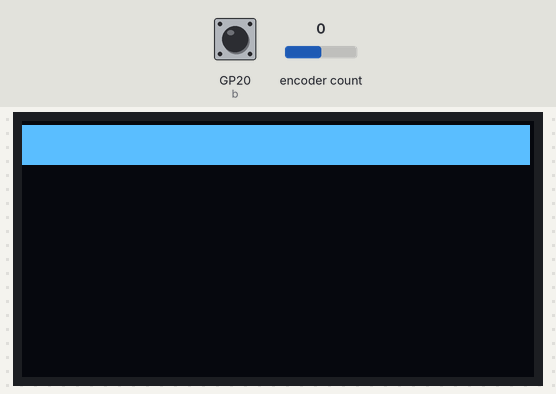
The program below on a simulated Raspberry Pi Pico running MicroPython. On the bench: 128×64 one-colour display. The test bench sets the inputs (shaded band); at power-on: encoder count 0, GP20 (b) HIGH. Library files of the repository ran but are not shown: ssd1306.py; what the program prints to the serial console is not drawn.

Above: at 1.2 s.
1.3 s: encoder count set to 1
At 2.5 s:
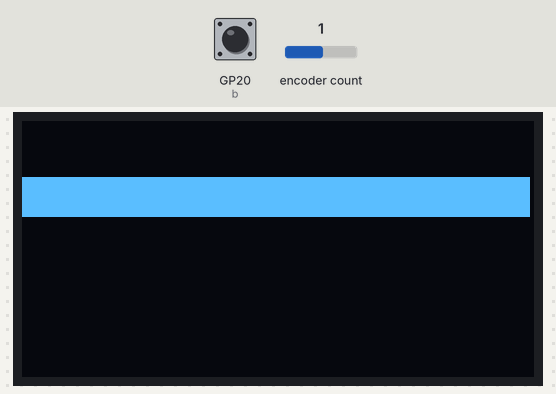
2.8 s: encoder count set to 2
At 3.8 s:
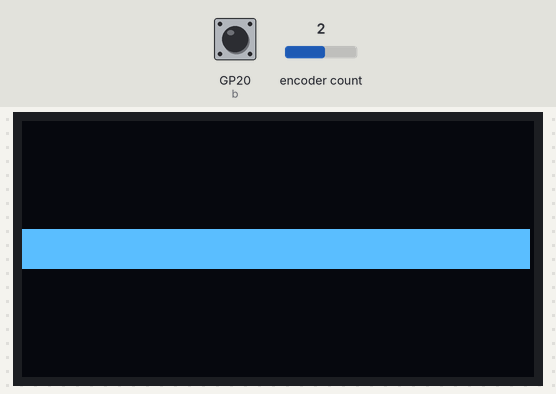
4.3 s: encoder count set to 3
At 5.0 s:
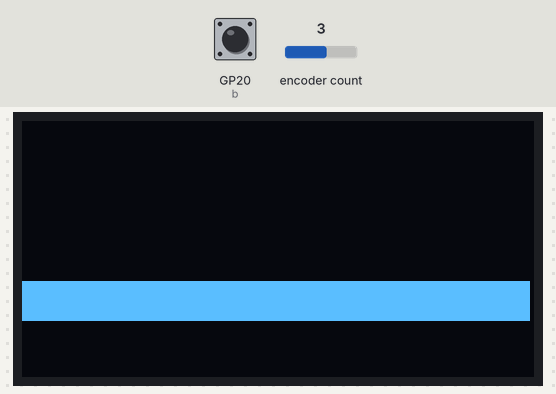
Timing chart, 0 to 7.3 s (numbered marks = the images above; inputs shaded):
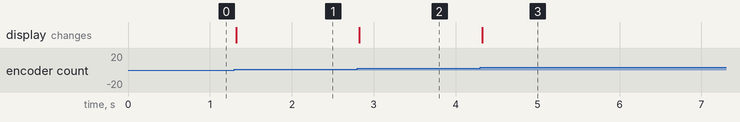

Measured:
- after the input at 1.3 s, the display: changes at once (image 1)
- after the input at 2.8 s, the display: changes at once (image 2)
- after the input at 4.3 s, the display: changes at once (image 3)

The program:

menu_encoder_filled_rects.py
```python
"""
Menu Encoder Filled Rectangles: A menu system example

Move a selection box using an encoder.
Try to rotate the encoder. You will be able to move the rectangle on the y axis of the screen.
When the button is pressed, the rectangle will move back to the first line.
A height of 10 is used to put text inside the rectangle.

Wiring:
OLED 128x64
OLED SDA to GP16
OLED SCL to GP17
OLED VCC to 3.3V or 5V (VBUS)
OLED GND to GND

Encoder (no breakout board)
ROT Pin 1 to GP19
ROT Pin 2 to GND
ROT Pin 3 to GP18
SW Pin 1 to GND
SW Pin 2 to GP20
"""
import machine
from ssd1306 import SSD1306_I2C
from rotary_irq_rp2 import RotaryIRQ
from mp_button import Button

# Hardware I2C using I2C0
i2c = machine.I2C(0, sda=machine.Pin(16), scl=machine.Pin(17))

# Scan I2C for device(s), prints list of device address(es)
print(i2c.scan())

# 128x64 OLED Display
display = SSD1306_I2C(128, 64, i2c)

r = RotaryIRQ(pin_num_clk=18,
              pin_num_dt=19,
              min_val=0,
              max_val=4,
              reverse=False,
              pull_up=True,
              range_mode=RotaryIRQ.RANGE_BOUNDED)


def button_action(pin, event):
    # set rotary value back to 0 when button is pressed
    if event == Button.PRESSED:
        r.set(value=0)


b = Button(20, internal_pullup=True, callback=button_action)

r.set(value=0)
val_old = -1


def display_menu_line_rect(y_pos=0):
    """The display can handle a max of 5 menu options from y_pos 0 to 4"""
    if y_pos < 0:
        y_pos = 1
    elif y_pos == 0:
        y_pos = 1
    elif y_pos > 0:
        y_pos = (y_pos * 13) + 1
    elif y_pos >= 5:
        print("Rect y_pos exceeded screen bounds")
        y_pos = 53
    display.fill_rect(0, y_pos, 127, 10, 1)


# loop
while True:
    val_new = r.value()
    b.update()

    # move the rectangle selection box when the encoder value has changed
    if val_old != val_new:
        val_old = val_new
        display.fill(0)  # color 1=white, 0=black
        display_menu_line_rect(val_new)
        display.show()
```

mp_button.py
```python
"""Source: https://github.com/ubidefeo/MicroPython-Button"""

from machine import Pin
from time import ticks_ms


class Button(object):
    rest_state = False
    # pin = None
    # pin_number = 0
    RELEASED = 'released'
    PRESSED = 'pressed'
    DEBOUNCE_TIME = 50

    def __init__(self, pin, rest_state=False, callback=None, internal_pullup=False, internal_pulldown=False, debounce_time=None):
        self.pin_number = pin
        self.rest_state = rest_state
        self.previous_state = rest_state
        self.current_state = rest_state
        self.previous_debounced_state = rest_state
        self.current_debounced_state = rest_state
        self.last_check_tick = ticks_ms()
        self.debounce_time = debounce_time or Button.DEBOUNCE_TIME
        if internal_pulldown:
            self.internal_pull = Pin.PULL_DOWN
            self.rest_state = False
        elif internal_pullup:
            self.internal_pull = Pin.PULL_UP
            self.rest_state = True
        else:
            self.internal_pull = None
        self.pin = Pin(pin, mode=Pin.IN, pull=self.internal_pull)
        self.callback = callback
        self.active = False

    def debounce(self):
        ms_now = ticks_ms()
        self.current_state = self.pin.value()
        state_changed = self.current_state != self.previous_state
        if state_changed:
            self.last_check_tick = ms_now
        state_stable = (ms_now - self.last_check_tick) > self.debounce_time
        if state_stable and not state_changed:
            self.last_check_tick = ms_now
            self.current_debounced_state = self.current_state
        self.previous_state = self.current_state

    def check_debounce_state(self):
        if self.current_debounced_state != self.previous_debounced_state:
            if self.current_debounced_state != self.rest_state:
                if self.callback != None:
                    self.callback(self.pin_number, Button.PRESSED)
            else:
                if self.callback != None:
                    self.callback(self.pin_number, Button.RELEASED)
        self.previous_debounced_state = self.current_debounced_state

    def update(self):
        self.debounce()
        self.check_debounce_state()
```
